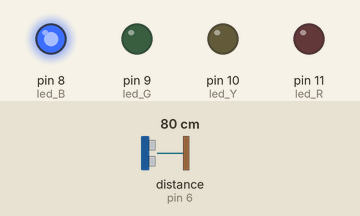
Bench run of a sketch on a simulated Arduino Uno, built with avr-gcc and run on an emulated ATmega328P. Shown: output pins drawn as LEDs (lit = HIGH). Wiring (inferred from the names in the program): ultrasonic range finder: trigger pin 7; echo pin 6. The test bench sets the inputs (shaded band); at power-on: distance to the obstacle (sensor on pin 6) 80 cm. The echo pulse lasts 58.3 µs per cm; pins used as bus, display or sensor lines are not drawn.

Above: at 1.2 s.
1.3 s: distance to the obstacle (sensor on pin 6) set to 18 cm
2.8 s: distance to the obstacle (sensor on pin 6) set to 15 cm
At 4.0 s:
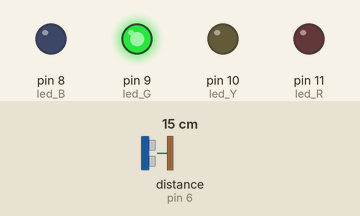
4.3 s: distance to the obstacle (sensor on pin 6) set to 13 cm
5.8 s: distance to the obstacle (sensor on pin 6) set to 10 cm
At 6.5 s:
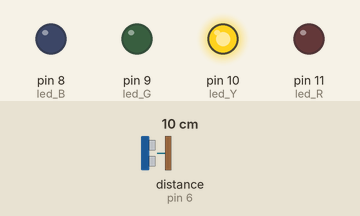
7.3 s: distance to the obstacle (sensor on pin 6) set to 8 cm
8.8 s: distance to the obstacle (sensor on pin 6) set to 5 cm
At 9.9 s:
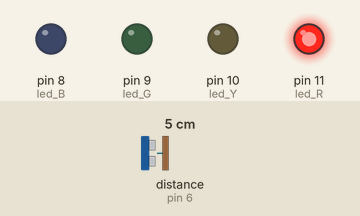
Timing chart, 0 to 11.3 s (numbered marks = the images above; inputs shaded):
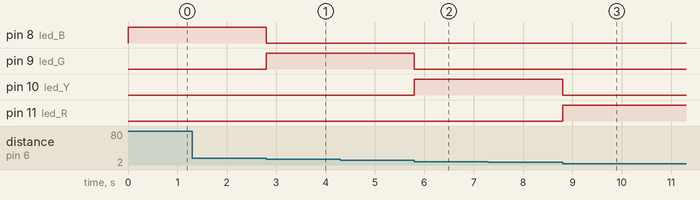

The sketch:

ultrasonic_detector.ino
```cpp
/*
TRIG => PIN 7
ECHO =>PIN 6
Baud Rate 9600 bps
GeorithTheKoala
*/

#define trigPin 7
#define echoPin 6

#define led_B 8
#define led_G 9
#define led_Y 10
#define led_R 11

/*
const led_W = 13;
*/

void setup() {
  Serial.begin(9600);
  pinMode(trigPin, OUTPUT);
  pinMode(echoPin, INPUT);

  pinMode(led_B, OUTPUT);
  pinMode(led_G, OUTPUT);
  pinMode(led_Y, OUTPUT);
  pinMode(led_R, OUTPUT);
  /*
  pinMode(led_W, OUTPUT);
  */
}

void loop() {
  long duration, distance;
  digitalWrite(trigPin, LOW);
  delayMicroseconds(2);
  digitalWrite(trigPin, HIGH);
  delayMicroseconds(10);
  digitalWrite(trigPin, LOW);
  duration = pulseIn(echoPin, HIGH);
  distance = (duration/2) /29.1;

  if( distance > 15 )
  {
    digitalWrite(led_B, HIGH);
    digitalWrite(led_G, LOW);
    digitalWrite(led_Y, LOW);
    digitalWrite(led_R, LOW);
  }
  else if( distance > 10 )
  {
    digitalWrite(led_B, LOW);
    digitalWrite(led_G, HIGH);
    digitalWrite(led_Y, LOW);
    digitalWrite(led_R, LOW);
  }
  else if( distance > 5 )
  {
    digitalWrite(led_B, LOW);
    digitalWrite(led_G, LOW);
    digitalWrite(led_Y, HIGH);
    digitalWrite(led_R, LOW);
  }
  else
  {
    digitalWrite(led_B, LOW);
    digitalWrite(led_G, LOW);
    digitalWrite(led_Y, LOW);
    digitalWrite(led_R, HIGH);
  }

   /*
  digitalWrite(led_W, HIGH);
  delay(500);
  digitalWrite(Led_W, LOW);
  delay(500);
  */
}
```

Measured:
- the behaviour switches between 17 and 16 cm on distance to the obstacle (sensor on pin 6) (found by bisection; images 0 and 1)
- the behaviour switches between 12 and 11 cm on distance to the obstacle (sensor on pin 6) (found by bisection; images 1 and 2)
- the behaviour switches between 7 and 6 cm on distance to the obstacle (sensor on pin 6) (found by bisection; images 2 and 3)
- after the input at 1.3 s, every drawn part: stays the same
- after the input at 2.8 s, pin 8 (led_B): HIGH → LOW at once; pin 9 (led_G): LOW → HIGH at once
- after the input at 4.3 s, every drawn part: stays the same
- after the input at 5.8 s, pin 9 (led_G): HIGH → LOW at once; pin 10 (led_Y): LOW → HIGH at once
- after the input at 7.3 s, every drawn part: stays the same
- after the input at 8.8 s, pin 10 (led_Y): HIGH → LOW at once; pin 11 (led_R): LOW → HIGH at once
